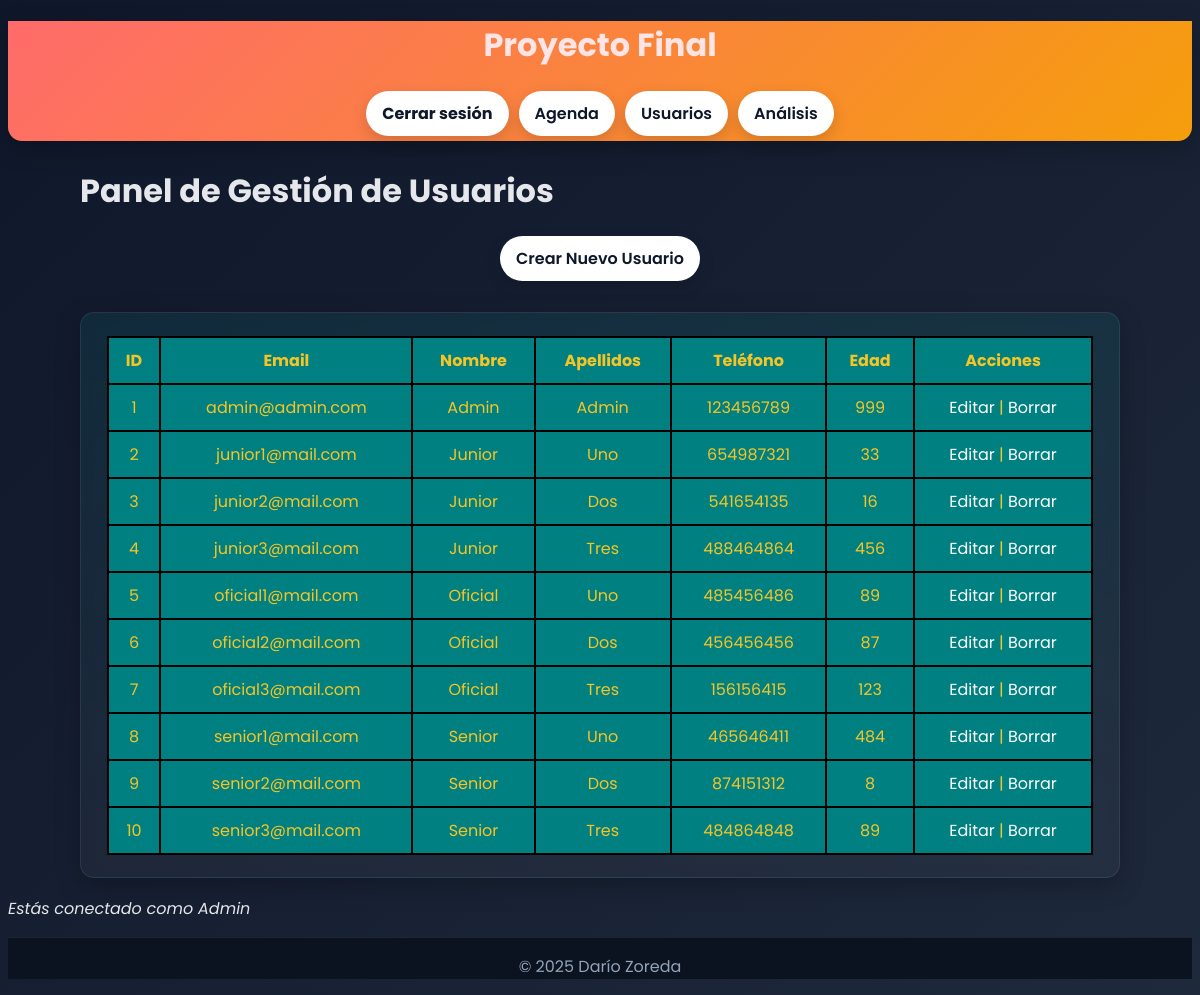
/usuarios (signed in), run on the app's committed database.
### app/models.py (models this page shows, shortened)
class User(db.Model, UserMixin):
    __tablename__ = 'usuarios'
    id: so.Mapped[int] = so.mapped_column(primary_key=True)
    email: so.Mapped[str] = so.mapped_column(sa.String(64), index=True, unique=True)
    nombre: so.Mapped[str] = so.mapped_column(sa.String(64), index=True, unique=False)
    apellidos: so.Mapped[str] = so.mapped_column(sa.String(64), index=True, unique=False)
    telefono: so.Mapped[int] = so.mapped_column(sa.Integer(), index=True, unique=False)
    edad: so.Mapped[int] = so.mapped_column(sa.Integer(), index=True, unique=False)
    hash_contraseña: so.Mapped[str] = so.mapped_column(sa.String(256))

### app/usuarios/routes.py (the view)
@usuarios_bp.route('/usuarios')
@login_required
def index():
    users = User.query.all()
    return render_template('usuarios/tabla.html', users=users, title='Vista general')

### app/models.py (called while the page is built)
@acceso.user_loader
def load_user(user_id: str):
    try:
        return db.session.get(User, int(user_id))
    except Exception:
        return None

### app/templates/usuarios/tabla.html
{% extends "base.html" %}
{% block content %}
<div class="container">
  <h1>Panel de Gestión de Usuarios</h1>
    <nav>
      <a href="{{ url_for('usuarios.create') }}">Crear Nuevo Usuario</a>
    </nav>
  {% if users %}
  <div class="bloque_contenido">
  <table class="usuarios">
    <thead>
      <tr>
        <th>ID</th>
        <th>Email</th>
        <th>Nombre</th>
        <th>Apellidos</th>
        <th>Teléfono</th>
        <th>Edad</th>
        <th>Acciones</th>
      </tr>
    </thead>
    <tbody>
    {% for u in users %}
      <tr>
        <td>{{ u.id }}</td>
        <td>{{ u.email }}</td>
        <td>{{ u.nombre }}</td>
        <td>{{ u.apellidos }}</td>
        <td>{{ u.telefono }}</td>
        <td>{{ u.edad }}</td>
        <td>
          <a href="{{ url_for('usuarios.confirmar', user_id=u.id) }}">Editar</a> |
          <a href="{{ url_for('usuarios.delete', user_id=u.id) }}">Borrar</a>
        </td>
      </tr>
    {% endfor %}
    </tbody>
  </table>
  </div>
  {% endif %}
</div>
{% endblock %}

### app/templates/base.html (shortened to what this page needs)
<!DOCTYPE html>
<html lang="es">
<head>
    <link rel="stylesheet" href="{{ url_for('static', filename='css/styles.css') }}">
</head>
<body>
    <header>
        <h1><a href="{{ url_for('inicio') }}"> Proyecto Final </a></h1>
        <nav>
            {% if current_user.is_anonymous %}
            <a href="{{ url_for('usuarios.login') }}"><b>Acceder</b></a>
            {% else %}
            <a href="{{ url_for('usuarios.logout') }}"><b>Cerrar sesión</b></a>
            {% endif %}
            <a href="{{ url_for('agenda.index') }}">Agenda</a>
            {% if current_user.id == 1 %}
            <a href="{{ url_for('usuarios.index') }}">Usuarios</a>
            {% endif %}
            <a href="{{ url_for('analisis.index') }}">Análisis</a>
        </nav>
    </header>
    <main>
        {% block content %}
        {% endblock %}
    {% if current_user.is_authenticated %}
    <p><em>Estás conectado como {{ current_user.nombre }}</em></p>
    {% endif %}
    </main>
    <footer>
        <p>&copy; 2025 Darío Zoreda</p>
    </footer>
</body>
</html>

### app/static/css/styles.css (style rules this page uses)
:root { --bg: #0f172a; --bg-grad-1: #0f172a; --bg-grad-2: #1e293b; --card: #0ea5a5; --card-soft: rgba(14, 165, 165, 0.12); --primary: #ff6b6b; --primary-700: #e85a5a; --primary-800: #d94d4d; --accent: #22c55e; --text: #e5e7eb; --muted: #94a3b8; --shadow: 0 8px 24px rgba(0,0,0,0.25); --radius: 14px; --radius-sm: 10px; --transition: 220ms ease; }
body { font-family: 'Poppins', Arial, sans-serif; color: var(--text); background: linear-gradient(135deg, var(--bg-grad-1), var(--bg-grad-2)); }
main { background: transparent; }
header { background: linear-gradient(135deg, var(--primary), #f59e0b); color: #fff; box-shadow: var(--shadow); border-bottom-left-radius: var(--radius); border-bottom-right-radius: var(--radius); text-align: center; }
header a { text-decoration: none; color: #ffe4e6; }
.container { width: min(100%, 1040px); margin: 0 auto; padding: 0 18px; }
nav { margin: 20px 0 26px; display: flex; gap: 10px; flex-wrap: wrap; justify-content: center; align-items: center; padding-bottom: 5px; }
nav a { color: #0f172a; background: #fff; border-radius: 999px; padding: 10px 16px; text-decoration: none; font-weight: 600; transition: transform var(--transition), background var(--transition), color var(--transition), box-shadow var(--transition); box-shadow: 0 6px 16px rgba(0,0,0,0.15); }
.bloque_contenido { background: linear-gradient(180deg, var(--card-soft), rgba(255,255,255,0.04)); border: 1px solid rgba(255,255,255,0.08); border-radius: var(--radius); box-shadow: var(--shadow); padding: 1.4em 1.6em; margin: 10px 0 18px; backdrop-filter: blur(6px); -webkit-backdrop-filter: blur(6px); transition: transform var(--transition), box-shadow var(--transition), border-color var(--transition); }
.bloque_contenido a { color: #fff; text-decoration: none; border-bottom: 2px solid transparent; transition: color var(--transition), border-color var(--transition); }
footer { background: #0b1220; color: var(--muted); border-top: 1px solid rgba(255,255,255,0.08); text-align: center; }
.usuarios { border-collapse: separate; border-spacing: 0; border: 1px solid #000; overflow: hidden; color:#f5c527; background-color: rgb(32, 206, 206); width: 100%; max-width: 100%; margin: 0 auto; }
.usuarios th, td { padding: 10px; text-align: center; border: 1px solid #000; background-color: teal; }

### data on the page
User: id "1", email "admin@admin.com", nombre "Admin", apellidos "Admin", telefono "123456789", edad "999"
User: id "2", email "junior1@mail.com", nombre "Junior", apellidos "Uno", telefono "654987321", edad "33"
User: id "3", email "junior2@mail.com", nombre "Junior", apellidos "Dos", telefono "541654135", edad "16"
User: id "4", email "junior3@mail.com", nombre "Junior", apellidos "Tres", telefono "488464864", edad "456"
User: id "5", email "oficial1@mail.com", nombre "Oficial", apellidos "Uno", telefono "485456486", edad "89"
User: id "6", email "oficial2@mail.com", nombre "Oficial", apellidos "Dos", telefono "456456456", edad "87"
User: id "7", email "oficial3@mail.com", nombre "Oficial", apellidos "Tres", telefono "156156415", edad "123"
User: id "8", email "senior1@mail.com", nombre "Senior", apellidos "Uno", telefono "465646411", edad "484"
User: id "9", email "senior2@mail.com", nombre "Senior", apellidos "Dos", telefono "874151312", edad "8"
User: id "10", email "senior3@mail.com", nombre "Senior", apellidos "Tres", telefono "484864848", edad "89"
